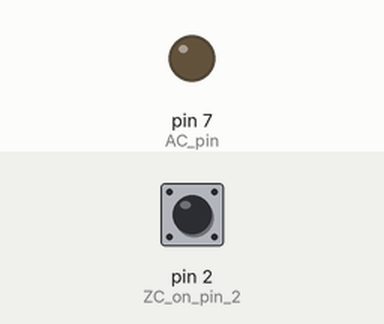
This sketch was run on a simulated Arduino Uno, built for the host (arithmetic inside an expression is 32-bit, double 64-bit). On the bench: output pins drawn as LEDs (lit = HIGH). The test bench sets the inputs (shaded band); at power-on: pin 2 (ZC_on_pin_2) HIGH. No radio packets arrive unless stated.

Above: at 1.2 s.
1.3 s: pin 2 (ZC_on_pin_2) pulled LOW for 0.15 s
At 2.0 s:
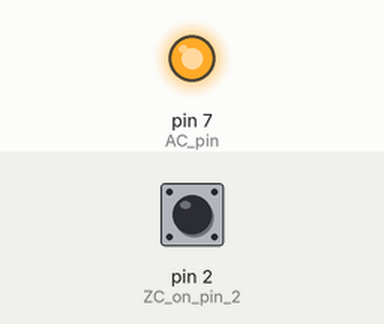
Timing chart, 0 to 4.3 s (numbered marks = the images above; inputs shaded):
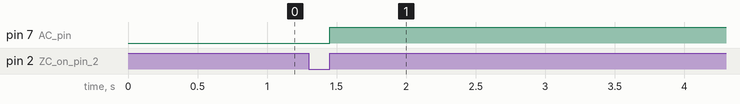

Measured:
- after the input at 1.3 s, pin 7 (AC_pin): LOW → HIGH after 0.15 s

The sketch:

DimmerNode.ino
```cpp
// Dimmer Node Software
// Code used to control the lighting for
// New Max by Madeline Hollander 2018

// An nRF24L01 receives a 1-byte command which drives a Triac based AC dimmer circuit (PowerSwitchTail PSSR/ZC Tail)

// nRF24L01 utilization draws from this tutorial http://www.instructables.com/id/NRF24L01-Multiceiver-Network/

// Dimming based on code from Step 6: Arduino Controlled Light Dimmer: the Software III
// http://www.instructables.com/id/Arduino-controlled-light-dimmer-The-circuit/

// Regarding the timing for the phase modulation dimming of the triac:
// For 60 Hz mains power and 256 steps (full 8bit resolution) the time delay perstep is 32.5 microseconds
// There are two zero crossing per cycle, so their frequency is double that of the mains.
// (120 Hz=8333uS) / 256 brightness steps = 33 uS / brightness step

#include <TimerOne.h>         // Avaiable from http://www.arduino.cc/playground/Code/Timer1
#include <SPI.h> //Call SPI library so you can communicate with the nRF24L01+
#include <RF24.h> //nRF2401 libarary found at https://github.com/tmrh20/RF24/

#define CHAN 108
const int pinCE = 3; //This pin is used to set the nRF24 to standby (0) or active mode (1)
const int pinCSN = 4; //This pin is used to tell the nRF24 whether the SPI communication is a command or message to send out
RF24 radio(pinCE, pinCSN); // Create your nRF24 object or wireless SPI connection

// nRF24l01 pinout (top down)
// [0] 1
//  2  3
//  4  5
//  6  7

//  Wiring  nRF24   Arduino Uno/Nano Pins
//  GND     1       GND
//  3.3V    2       3.3V (Vout from AMS1117-3.3 DC Voltage Regulator connected to Arduino Vin and Ground)
//  CE      3       2 (see code above)
//  CSN     4       3 (see code above)
//  SCK     5       13
//  MOSI    6       11
//  MISO    7       12
//  IRQ     8       NOT CONNECTED

/*************/
#define node 6
// 1 - 4 = Temperature Nodes
// 5 = ACNode
// 6 = Dimmer Node
/*************/

const uint64_t wAddress[] = {
  0xB3B4B5B6AALL,
  0xB3B4B5B6BBLL,
  0xB3B4B5B6CCLL,
  0xB3B4B5B6DDLL,
  0xB3B4B5B6EELL,
  0xB3B4B5B6FFLL
};

const uint64_t PTXpipe = wAddress[node - 1]; // Pulls the address from the above array for this node's pipe

//Variables
byte currentDim = 0;             // Dimming level 0 - 255, 0 is brightest, 255 is off
byte targetDim = 0;
int freqStep = 33;               // This is the delay-per-brightness step in microseconds.
volatile int count = 0;          // Variable to use as a counter volatile as it is in an interrupt
volatile boolean zero_cross = 0; // Boolean to store a "switch" to tell us if we have crossed zero
int AC_pin = 7;                  // Output to Opto Triac
int inc = 1;                     // counting up or down, 1=up, -1=down
unsigned long timer = 0;
int fadeTime = 50;              // the time in milliseconds between fade update.
boolean startupFinished = false;

void setup() {
  pinMode(AC_pin, OUTPUT);                         // Set the Triac pin as output
  pinMode(2, INPUT_PULLUP);                        // ZC on pin 2, IRQ 0
  attachInterrupt(0, zero_cross_detect, RISING);   // Attach an Interupt to Pin 2 (interupt 0) for Zero Cross Detection
  Timer1.initialize(freqStep);                     // Initialize TimerOne library for the freq we need
  Timer1.attachInterrupt(dim_check, freqStep);     // interrupt to check whether to fire TRIAC, runs every freqStep in microseconds.
  radio.begin();                                   //Start the nRF24 module
  radio.setPALevel(RF24_PA_HIGH);                  // "short range setting" - increase if you want more range AND have a good power supply
  radio.setChannel(CHAN);                          // the higher channels tend to be more "open"
  radio.openReadingPipe(0, PTXpipe);               //open reading or receive pipe
  radio.startListening();                          //go into transmit mode
}

void loop()  {
  getData();
  if (millis() - timer > fadeTime) updateDimmer();
}

void updateDimmer() {
  timer = millis();
  if (currentDim > targetDim) {
    currentDim--;
  } else if (currentDim < targetDim) {
    currentDim++;
  }
}

void zero_cross_detect() {
  digitalWrite(AC_pin, LOW);       // turn off TRIAC (and AC)
  zero_cross = true;               // set the boolean to true to tell our dimming function that a zero cross has occured
  count = 0;
}


// Turn on the TRIAC at the appropriate time
void dim_check() {
  if (zero_cross) {
    if (count >= currentDim) {
      digitalWrite(AC_pin, HIGH); // turn on light
      zero_cross = false; //reset zero cross detection
      count = 0; // reset time step counter
    }
    else {
      count++; // increment time step counter
    }
  }
}

void getData() {

  byte pipeNum = 0; //variable to hold which reading pipe sent data
  byte gotByte = 0; //used to store payload from transmit module

  while (radio.available(&pipeNum)) { //Check if received data
    radio.read( &gotByte, 1 ); //read one byte of data and store it in gotByte variable
    if (gotByte == 255) { // if 255, it will set brightness to maxumum immediately.
      currentDim = 0;
      targetDim = 0;
    } else if (gotByte == 0 ) { //if 0, it will turn off the lights immediately.
      currentDim = 255;
      targetDim = 255;
    } else {
      targetDim = 255 - gotByte;
    }
  }
}
```
